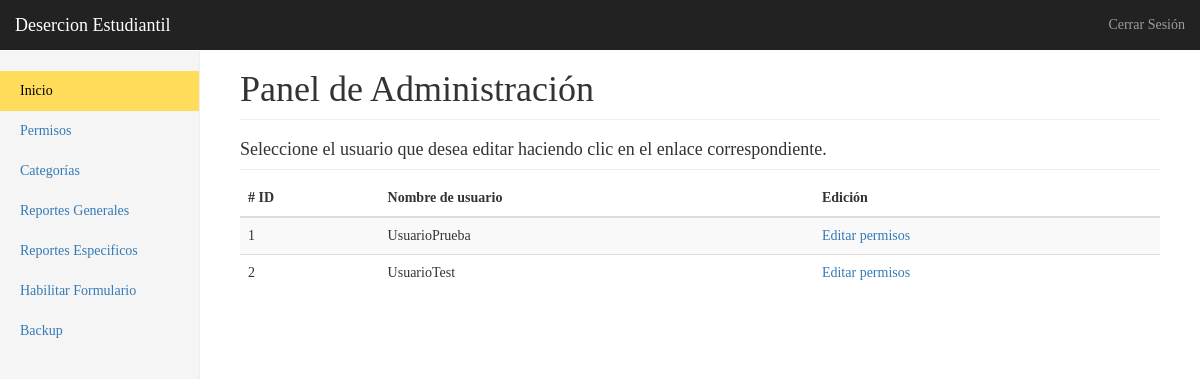
Page /admin/permisos.php (signed in) on the earlier database version.
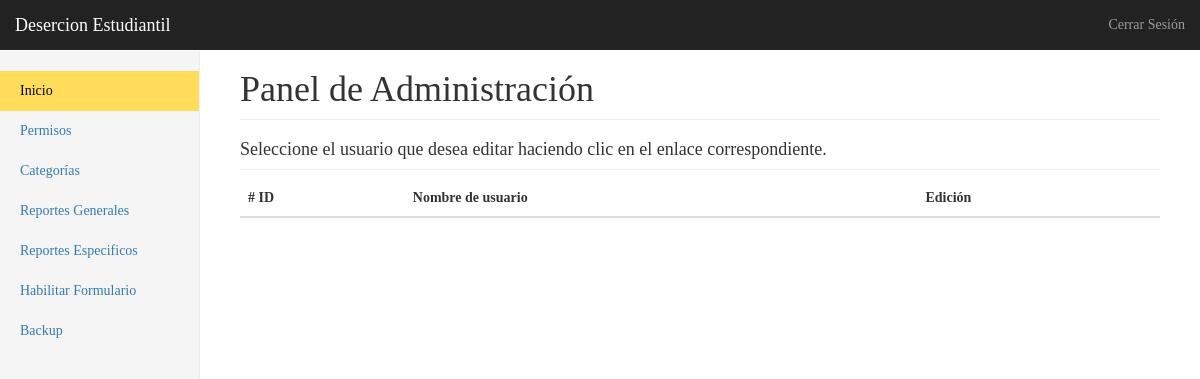
Same page on the later database version.
### tables this page shows
CREATE TABLE `usuarios` (
  `usuario` varchar(45) NOT NULL,
  `clave` varchar(45) NOT NULL,
  `admin` tinyint(1) NOT NULL
);

### scripts/funciones.php (called while the page is built, shortened)
<?php
	$conexion = null;
	function getUsuarios()
	{
		global $conexion;
		$respuesta = mysqli_query($conexion, "SELECT * FROM usuarios WHERE admin<>1");
		$respuestas_array = array();
		while ($fila = $respuesta->fetch_row())
		  $respuestas_array[] = $fila;
		return $respuestas_array;
	}
?>

### admin/permisos.php (the view, shortened to what this page needs)
<?php
  require '../scripts/funciones.php';
  $usuarios = getUsuarios();
?>
<!DOCTYPE html>
<html lang="es">
  <head>
    <link rel="stylesheet" href="https://maxcdn.bootstrapcdn.com/bootstrap/3.3.2/css/bootstrap.min.css">
    <link href="../css/dashboard.css" rel="stylesheet">
    <link rel="stylesheet" href="../css/graficas.css">
  </head>
  <body>
    <?php include 'menu-superior.php'; ?>
    <div class="container-fluid">
      <div class="row">
        <?php include 'menu-lateral.php'; ?>
        <div class="col-sm-9 col-sm-offset-3 col-md-10 col-md-offset-2 main">
          <h1 class="page-header">Panel de Administración</h1>
          <h4 class="sub-header">Seleccione el usuario que desea editar haciendo clic en el enlace correspondiente.</h4>
          <div class="table-responsive">
            <table class="table table-striped">
              <thead>
                <tr>
                  <th># ID</th>
                  <th>Nombre de usuario</th>
                  <th>Edición</th>
                </tr>
              </thead>
              <tbody>
        <?php
          $i = 1;
          foreach( $usuarios as $usuario ):
        ?>
                <tr>
                  <td><?= $i++; ?></td>
                  <td><?= $usuario[0] ?></td>
                  <td><a href="./editarPermisos.php?usuario=<?= $usuario[0] ?>">Editar permisos</a></td>
                </tr>
        <?php endforeach ?>
              </tbody>
            </table>
          </div>
        </div>
      </div>
    </div>
  </body>
</html>

Differences in the rows shown:
removed usuarios: usuario "UsuarioPrueba"
removed usuarios: usuario "UsuarioTest"
